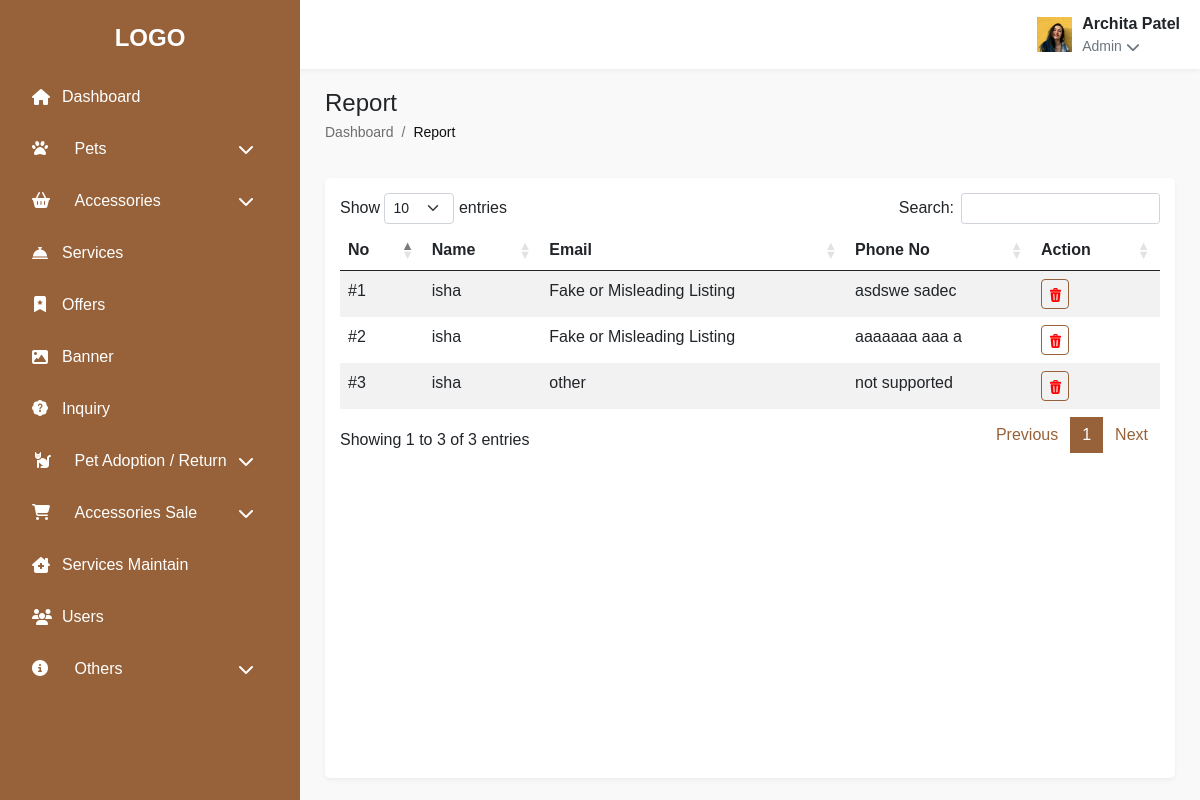
The page /report.php (signed in) on the database its author committed.
### tables this page shows
CREATE TABLE `report` (
  `id` int(11) NOT NULL,
  `u_id` int(11) DEFAULT NULL,
  `reason` varchar(1000) DEFAULT NULL,
  `report_details` varchar(1000) DEFAULT NULL,
  `created_at` timestamp NULL DEFAULT current_timestamp(),
  `updated_at` timestamp NULL DEFAULT NULL ON UPDATE current_timestamp()
);

CREATE TABLE `user_login` (
  `id` int(11) NOT NULL,
  `name` varchar(1000) DEFAULT NULL,
  `email` varchar(1000) DEFAULT NULL,
  `phone` bigint(20) DEFAULT NULL,
  `otp` int(11) DEFAULT NULL,
  `password` varchar(1000) DEFAULT NULL,
  `image` varchar(1000) DEFAULT NULL,
  `status` varchar(500) DEFAULT NULL,
  `token` varchar(1000) DEFAULT NULL,
  `created_at` timestamp NULL DEFAULT current_timestamp(),
  `updated_at` timestamp NULL DEFAULT NULL ON UPDATE current_timestamp()
);

### report.php (the view, shortened to what this page needs)
<?php
include 'connection.php';
?>
<!DOCTYPE html>
<html lang="en">
  <head>
    <link href="https://cdnjs.cloudflare.com/ajax/libs/font-awesome/6.4.0/css/all.min.css" rel="stylesheet" />
    <link href="https://cdn.jsdelivr.net/npm/bootstrap@5.0.2/dist/css/bootstrap.min.css" rel="stylesheet">
    <link href="https://cdn.datatables.net/1.13.4/css/dataTables.bootstrap5.min.css" rel="stylesheet">
    <link rel="stylesheet" href="css/category.css" />
    <link rel="stylesheet" href="css/profile.css" />
  </head>
  <body>
    <?php include 'sidebar.php'; ?>
    <div class="k-content">
      <?php include 'header.php'; ?>
      <div class="k-page-content">
        <div class="k-page-header">
          <div>
            <h4 class="mb-1">Report</h4>
            <nav class="k-breadcrumb small">
              <ol class="breadcrumb mb-0">
                <li class="breadcrumb-item">
                  <a href="#" class="k-link-text-color text-decoration-none">Dashboard</a>
                </li>
                <li class="breadcrumb-item active k-link-text-color-active">
                  Report
                </li>
              </ol>
            </nav>
          </div>
        </div>
        <div class="k-table-container d-flex flex-column justify-content-between">
          <div class="table-responsive">
            <table id="tbl_cat" class="table table-striped table-hover">
              <thead>
                <tr>
                  <th>No</th>
                  <th>Name</th>
                  <th>Email</th>
                  <th>Phone No</th>
                  <th>Action</th>
                </tr>
              </thead>
              <tbody>
                <?php
                  $query = mysqli_query($cnn,"SELECT r.*,u.name AS user_name FROM `report` r LEFT JOIN `user_login` u ON r.u_id = u.id ORDER BY r.id DESC");
                  $cnt = 1;
                  while($row = mysqli_fetch_array($query)){
                    echo '<tr class="k-tr">
                        <td>#' . $cnt . '</td>
                        <td>' . $row['user_name'] . '</td>
                         <td>' . $row['reason'] . '</td>
                          <td>' . $row['report_details'] . '</td>
                        <td class="action-buttons">
                            <div class="delete-btn" data-id="' . $row['id'] . '" data-bs-toggle="modal" data-bs-target="#deleteConfirmModal">
                                <img src="images/delete.svg" alt="" />
                            </div>
                        </td>
                      </tr>';
                    $cnt++;
                  }
                  ?>
              </tbody>
            </table>
          </div>
        </div>
      </div>
    </div>
  </body>
</html>

### header.php (shortened to what this page needs)
<?php
if(isset($_SESSION['admin'])){
  $admin =$_SESSION['admin'];
  $query_user = mysqli_query($cnn,"SELECT * FROM `login` WHERE email='$admin'");
  $row_user = mysqli_fetch_array($query_user);
  $name1 = $row_user['name'];
  $image1 = $row_user['image'];
}
?>
 <div class="k-content" style="idth: 1630px;
    margin-left: -24px;">
      <div class="k-header-container">
        <div class="k-header d-flex justify-content-between align-center-center">
          <div class="k-user-info dropdown">
            <div
              class="d-flex align-items-center"
              role="button"
              id="userDropdown"
              data-bs-toggle="dropdown"
              aria-expanded="false">
              <img src="images/<?php echo $image1; ?>" alt="User Avatar" />
              <div>
                <div class="fw-bold"><?php echo $name1; ?></div>
                <div class="small text-muted d-flex align-items-center">
                  <p class="mb-0 me-1">Admin</p>
                  <i class="fa-solid fa-chevron-down"></i>
                </div>
              </div>
            </div>
          </div>
        </div>
      </div>
    </div>

### css/category.css (style rules this page uses)
* { margin: 0; padding: 0; box-sizing: border-box; font-family: Arial, sans-serif; }
:root { --k-sidebar-bg: #976239; --k-sidebar-text: #ffffff; --k-sidebar-hover: #fff9f6; --k-sidebar-active: #fff9f6; --k-header-bg: #ffffff; --k-content-bg: #f9f9f9; --k-table-header-bg: #eee6d3; }
body { font-family: Arial, sans-serif; background-color: var(--k-content-bg); overflow-x: hidden; }
.k-content { margin-left: 300px; transition: all 0.3s; }
.k-header { background-color: var(--k-header-bg); padding: 12px 20px; box-shadow: 0 2px 5px rgba(0, 0, 0, 0.05); margin-bottom: 20px; display: flex; justify-content: space-between; align-items: center; }
.k-user-info { display: flex; align-items: center; }
.k-user-info img { width: 35px; height: 35px; margin-right: 10px; }
.k-breadcrumb { margin-bottom: 15px; }
.k-page-header { display: flex; justify-content: space-between; align-items: flex-start; margin-bottom: 20px; margin: 0 25px 20px 25px; flex-wrap: wrap; gap: 15px; }
.k-table-container { background-color: white; border-radius: 5px; box-shadow: 0 2px 5px rgba(0, 0, 0, 0.05); padding: 15px; margin: 0 25px; height: 75vh; }
.k-link-text-color { color: #0f0f0f99 !important; }
.k-link-text-color-active { color: #0f0f0f !important; }
.k-tr { border: none !important; }
td { border: none; }
.table-responsive { width: 100%; overflow-x: auto; -webkit-overflow-scrolling: touch; }
.action-buttons { white-space: nowrap; display: flex; gap: 5px; }
.delete-btn { background-color: transparent; border: 0.6px solid #976239; border-radius: 4px; padding: 2px 4px; }
.k-sidebar, .k-content { transition: all 0.3s ease; }

### rows shown on the page
report: u.name "isha", reason "Fake or Misleading Listing", report_details "asdswe sadec"
report: u.name "isha", reason "Fake or Misleading Listing", report_details "aaaaaaa aaa a"
report: u.name "isha", reason "other", report_details "not supported"

### other values the page prints
$name1 "Archita Patel"
